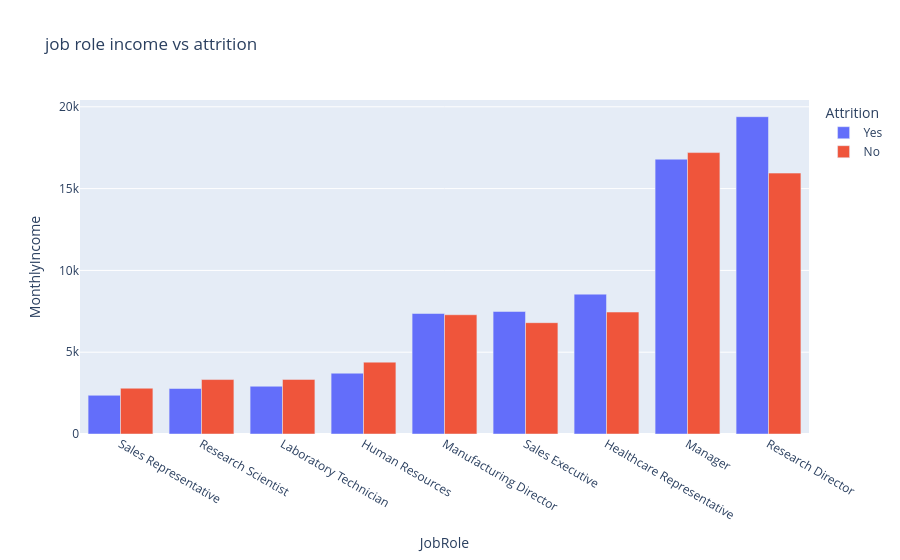

The code cell stored with this chart in its notebook:
### Code cell
fig=px.bar(df_par_MonthlyIncome,x='JobRole',y='MonthlyIncome',
           barmode='group',color='Attrition',
           title='job role income vs attrition')
fig.show()

### Figure 1 — Plotly figure (JSON) as saved in the notebook; plotly's stock layout.template omitted (floating-point values rounded to 4 significant figures)
{"data": [{"alignmentgroup": "True", "hovertemplate": "Attrition=Yes<br>JobRole=%{x}<br>MonthlyIncome=%{y}<extra></extra>", "legendgroup": "Yes", "marker": {"color": "#636efa", "pattern": {"shape": ""}}, "name": "Yes", "offsetgroup": "Yes", "orientation": "v", "showlegend": true, "textposition": "auto", "type": "bar", "x": ["Sales Representative", "Research Scientist", "Laboratory Technician", "Human Resources", "Manufacturing Director", "Sales Executive", "Healthcare Representative", "Manager", "Research Director"], "xaxis": "x", "y": [2365.0, 2780.0, 2919.0, 3716.0, 7366.0, 7489.0, 8548.0, 16800.0, 19400.0], "yaxis": "y"}, {"alignmentgroup": "True", "hovertemplate": "Attrition=No<br>JobRole=%{x}<br>MonthlyIncome=%{y}<extra></extra>", "legendgroup": "No", "marker": {"color": "#EF553B", "pattern": {"shape": ""}}, "name": "No", "offsetgroup": "No", "orientation": "v", "showlegend": true, "textposition": "auto", "type": "bar", "x": ["Sales Representative", "Research Scientist", "Laboratory Technician", "Human Resources", "Sales Executive", "Manufacturing Director", "Healthcare Representative", "Research Director", "Manager"], "xaxis": "x", "y": [2798.0, 3328.0, 3337.0, 4392.0, 6805.0, 7290.0, 7454.0, 15950.0, 17200.0], "yaxis": "y"}], "layout": {"barmode": "group", "legend": {"title": {"text": "Attrition"}, "tracegroupgap": 0}, "title": {"text": "job role income vs attrition"}, "xaxis": {"anchor": "y", "domain": [0, 1], "title": {"text": "JobRole"}}, "yaxis": {"anchor": "x", "domain": [0, 1], "title": {"text": "MonthlyIncome"}}}}
